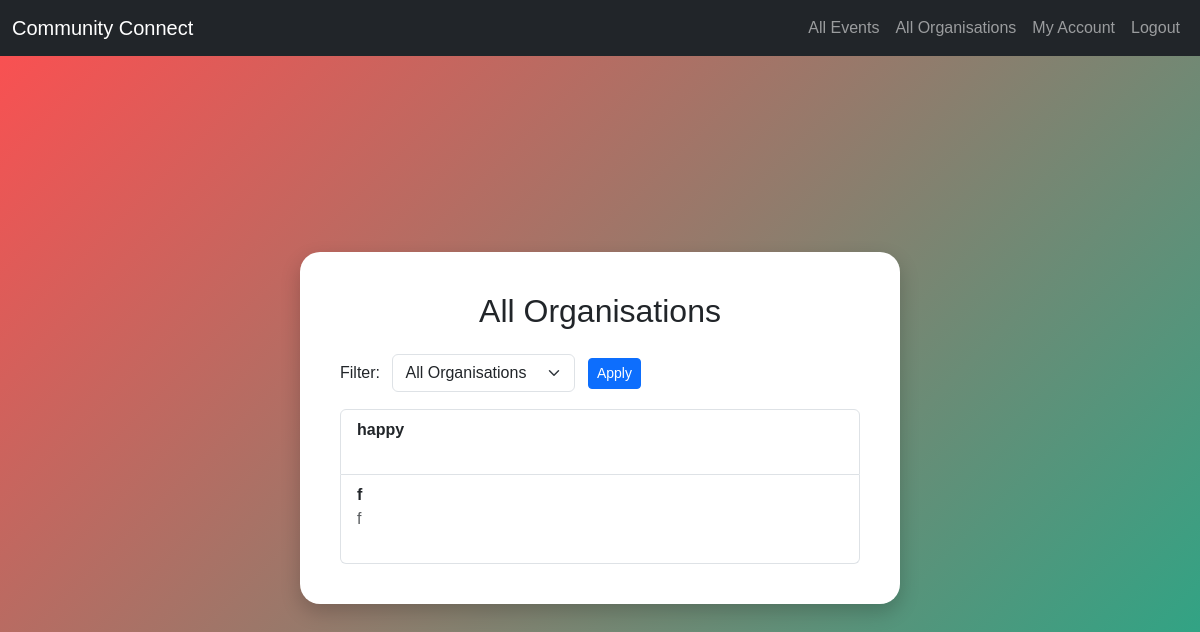
The page /organisations (signed in) on the database as committed earlier.
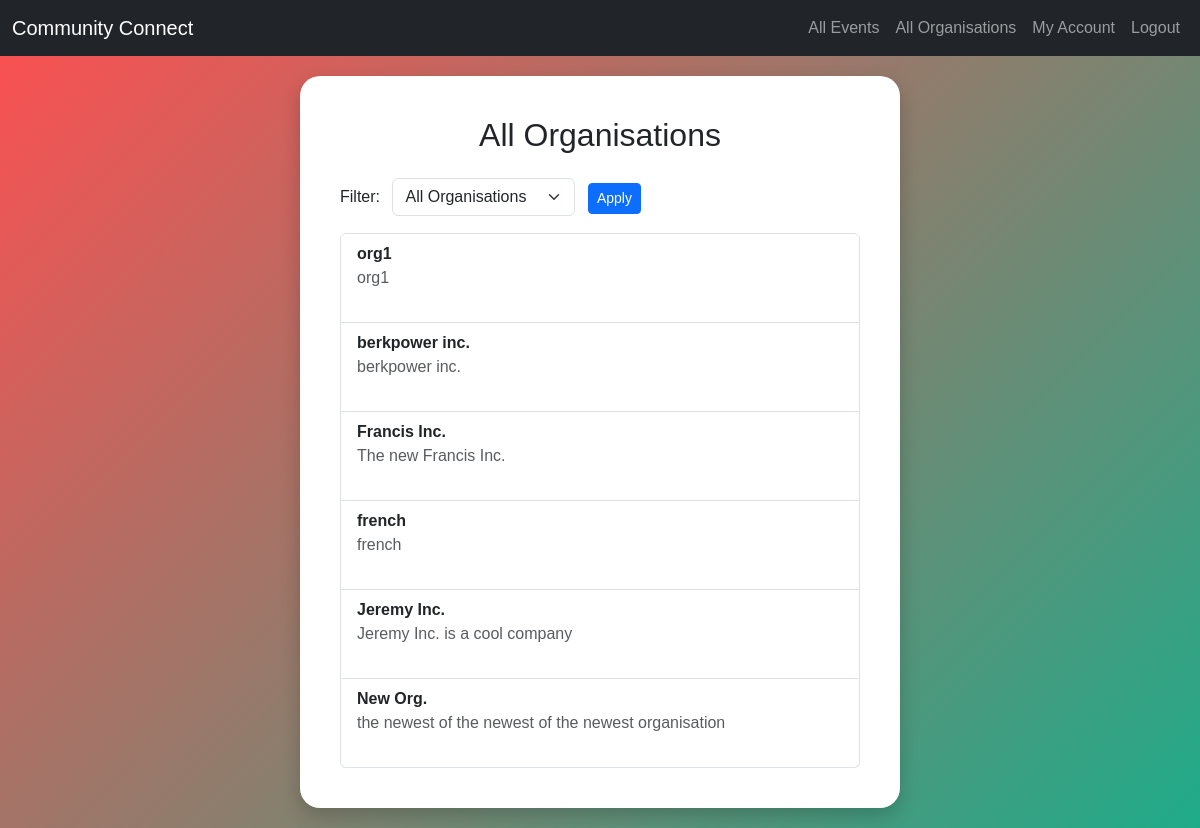
The same page on the database as committed later.
### tables this page shows
CREATE TABLE organisation (
            organisation_id INTEGER PRIMARY KEY AUTOINCREMENT,
            user_id INTEGER NOT NULL,
            name TEXT NOT NULL,
            description TEXT,
            address TEXT,
            website_url TEXT,
            FOREIGN KEY (user_id) REFERENCES user(user_id) ON DELETE CASCADE
        );

### app.py (the view)
@app.route('/organisations')
def all_organisations():
    if session.get("role") != "volunteer":
        flash("Access denied.", "danger") # Throw error message
        return redirect(url_for("index")) # Redirect user back to home page
    filter_type = request.args.get('filter')
    with get_db() as conn:
        cursor = conn.cursor()
        if filter_type == 'skills':
            cursor.execute("SELECT volunteer_id FROM volunteer WHERE user_id = ?", (session['user_id'],)) # Get the id of the volunteer
            v = cursor.fetchone() # Fetch next available row
            if v:
                volunteer_id = v['volunteer_id'] # Save volunteer to variable
                cursor.execute("SELECT skill_id FROM volunteer_skill WHERE volunteer_id = ?", (volunteer_id,)) # Get all the id's of the skills the volunteer possesses
                skill_ids = [row['skill_id'] for row in cursor.fetchall()] # Save all of the skill_ids to a list using list comprehension
                if skill_ids:
                    placeholders = ",".join("?" * len(skill_ids)) # Placeholders for skills, as don't know how many skills user has (Is also a secret safety against SQL injection)
                    cursor.execute(f"""
                        SELECT DISTINCT o.organisation_id, o.name, o.description, o.address
                        FROM organisation o
                        INNER JOIN event e ON o.organisation_id = e.organisation_id
                        INNER JOIN event_skill es ON e.event_id = es.event_id
                        WHERE es.skill_id IN ({placeholders})""", skill_ids)
                    organisations = cursor.fetchall() # Retrieve all matching organisations into list of dictionaries
                else:
                    organisations = []
            else:
                organisations = []
        else:
            cursor.execute("SELECT * FROM organisation") # Simple SQL command
            organisations = cursor.fetchall() # Fetch all organisations into list of dictionaries
    return render_template("organisations.html", organisations=organisations, role=session.get('role'), filter = filter_type)

### models.py (called while the page is built)
def get_db():
    conn = sqlite3.connect(db_path) # Create connection between database and flask
    conn.row_factory = sqlite3.Row # Allows fetching rows as dictionaries
    return conn

### templates/organisations.html (shortened to what this page needs)
{% extends "layout.html" %}
{% block content %}
<div class="bubble-container">
  <div class="bubble">
    <h2 class="text-center mb-4">All Organisations</h2>
    {% if session.get('role') == "volunteer" %}
    <form method="GET" class="mb-3 d-flex justify-content-between align-items-center">
      <div>
        <label class="form-label me-2">Filter:</label>
        <select class="form-select d-inline-block w-auto" name="filter">
          <option value="all" {% if filter == "all" %}selected{% endif %}>All Organisations</option>
        </select>
        <button type="submit" class="btn btn-sm btn-primary ms-2">Apply</button>
      </div>
    </form>
    {% endif %}
    <ul class="list-group">
      {% for o in organisations %}
        <li class="list-group-item">
          <strong>{{ o.name }}</strong><br>
          {% if o.description %}
            <span class="text-muted">{{ o.description }}</span><br>
          {% endif %}
          {{ o.email }}<br>
        </li>
      {% else %}
        <li class="list-group-item">No organisations found.</li>
      {% endfor %}
    </ul>
  </div>
</div>
{% endblock %}

Rows that differ between the two databases and show on the page:
changed organisation: name "happy" → "org1"; description (not shown) → "org1"
changed organisation: name "f" → "berkpower inc."; description "f" → "berkpower inc."
added organisation: name "Francis Inc.", description "The new Francis Inc."
added organisation: name "french", description "french"
added organisation: name "Jeremy Inc.", description "Jeremy Inc. is a cool company"
added organisation: name "New Org.", description "the newest of the newest of the newest organisation"
